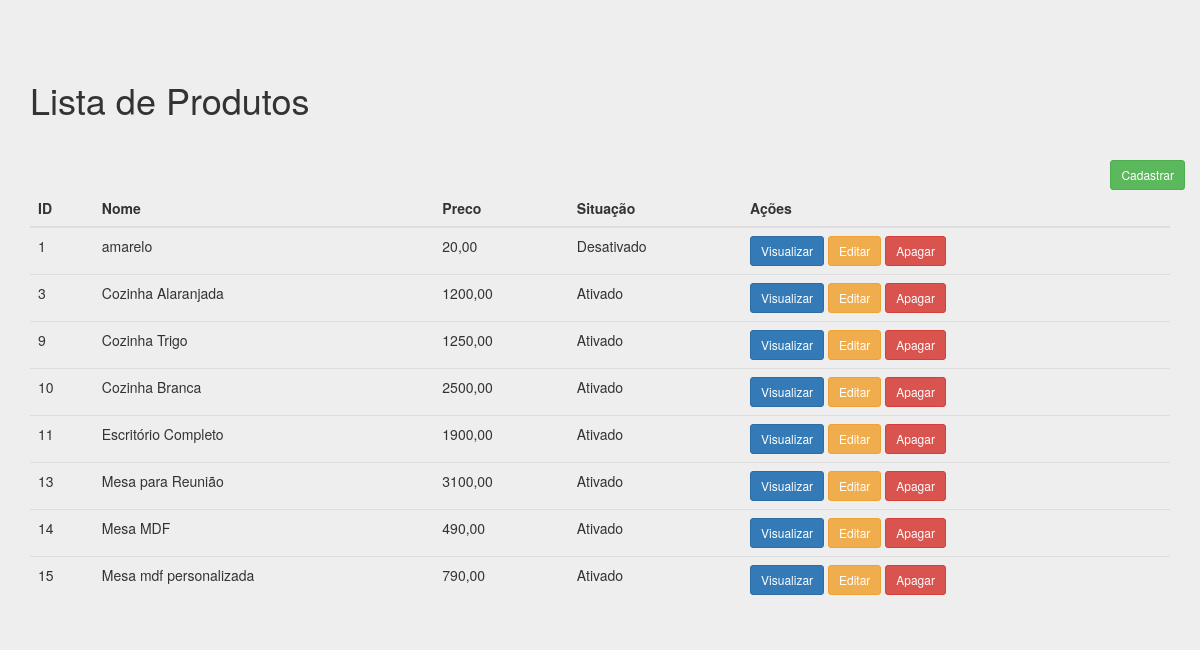
Screenshot of /adm/listar_produto.php with the database file from the repository.
### tables this page shows
CREATE TABLE `produtos` (
  `id` int(11) NOT NULL,
  `nome` varchar(520) NOT NULL,
  `descricao_curta` text NOT NULL,
  `descricao_longa` text NOT NULL,
  `preco` varchar(20) NOT NULL,
  `tag` varchar(520) NOT NULL,
  `description` varchar(520) NOT NULL,
  `slug` varchar(520) NOT NULL,
  `imagem` varchar(220) NOT NULL,
  `situacao_id` int(11) NOT NULL,
  `modified` datetime DEFAULT NULL,
  `created` datetime NOT NULL,
  `categoria_id` int(11) NOT NULL
);

CREATE TABLE `situacaos` (
  `id` int(11) NOT NULL,
  `nome` varchar(220) NOT NULL,
  `created` datetime NOT NULL,
  `modified` datetime DEFAULT NULL
);

### adm/listar_produto.php (the view, shortened to what this page needs)
<!DOCTYPE html>
<html lang="pt-br">
  <head>
    <link href="css/bootstrap.min.css" rel="stylesheet">
    <link href="css/signin.css" rel="stylesheet">
  </head>
<?php
	include_once("conexao.php");
	$resultado=mysqli_query($conectar,"SELECT * FROM produtos ORDER BY 'id'");
?>
<div class="container theme-showcase" role="main">
  <div class="page-header">
	<h1>Lista de Produtos</h1>
  </div>
  <div class="row espaco">
		<div class="pull-right">
			<a href="administrativo.php?link=11"><button type='button' class='btn btn-sm btn-success'>Cadastrar</button></a>
		</div>
	</div>
  <div class="row">
	<div class="col-md-12">
	  <table class="table">
		<thead>
		  <tr>
			<th>ID</th>
			<th>Nome</th>
			<th>Preco</th>
			<th>Situação</th>
			<th>Ações</th>
		  </tr>
		</thead>
		<tbody>
			<?php
				while($linhas = mysqli_fetch_array($resultado)){
					$id_sit = $linhas['situacao_id'];
					$result_sit = mysqli_query($conectar,"SELECT * FROM situacaos WHERE id = '$id_sit' ");
					$resultado_sit = mysqli_fetch_assoc($result_sit);
					echo "<tr>";
						echo "<td>".$linhas['id']."</td>";
						echo "<td>".$linhas['nome']."</td>";
						echo "<td>".$linhas['preco']."</td>";
						echo "<td>".$resultado_sit['nome']."</td>";
						?>
						<td>
						<a href='administrativo.php?link=12&id=<?php echo $linhas['id']; ?>'><button type='button' class='btn btn-sm btn-primary'>Visualizar</button></a>
						<a href='administrativo.php?link=43&id=<?php echo $linhas['id']; ?>'><button type='button' class='btn btn-sm btn-warning'>Editar</button></a>
						<a href='processa/proc_apagar_produto.php?id=<?php echo $linhas['id']; ?>'><button type='button' class='btn btn-sm btn-danger'>Apagar</button></a>
						<?php
					echo "</tr>";
				}
			?>
		</tbody>
	  </table>
	</div>
	</div>
</div>

### rows the page displays
produtos: id "1", nome "amarelo", preco "20,00", situacao.nome "Desativado"
produtos: id "3", nome "Cozinha Alaranjada", preco "1200,00", situacao.nome "Ativado"
produtos: id "9", nome "Cozinha Trigo", preco "1250,00", situacao.nome "Ativado"
produtos: id "10", nome "Cozinha Branca", preco "2500,00", situacao.nome "Ativado"
produtos: id "11", nome "Escritório Completo", preco "1900,00", situacao.nome "Ativado"
produtos: id "13", nome "Mesa para Reunião", preco "3100,00", situacao.nome "Ativado"
produtos: id "14", nome "Mesa MDF", preco "490,00", situacao.nome "Ativado"
produtos: id "15", nome "Mesa mdf personalizada", preco "790,00", situacao.nome "Ativado"
